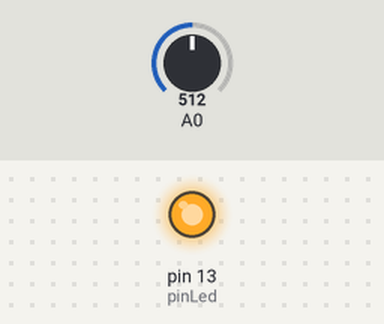
Bench run of a sketch on a simulated Arduino Uno, built with avr-gcc and run on an emulated ATmega328P. Parts: output pins drawn as LEDs (lit = HIGH). Inputs (shaded band) come from the test bench; at power-on: A0 = 512. What the sketch prints to the serial monitor is not drawn.

Above: at 0.1 s.
Timing chart, 0 to 1.6 s (numbered marks = the images above):
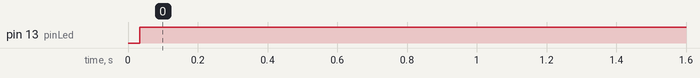

Measured:
- by itself, pin 13 (pinLed): LOW → HIGH at 0.03 s

The sketch:

pruebaSensor.ino
```cpp
#define DIVISOR 16
#define INTERVALO_PROM 32
#define CICLOS_ACTUALIZACION 128
#define MILLIS_ACTUALIZACION (INTERVALO_PROM * CICLOS_ACTUALIZACION)
#define LATIDOS_MINIMOS_VALIDOS 2

/*
  NOTA; Los latidos tienen la siguiente forma
    /\  __
  _/  \/  \__
*/

//#define PRUEBA_GRAFICA
#define PRUEBA_TEXTO

struct v_latids {
    unsigned int ciclo_inicio[CICLOS_ACTUALIZACION/2];
    unsigned int cantidad_latidos;
};
typedef struct v_latids vector_latidos;

int pinLed = LED_BUILTIN;
unsigned int umbral = 1;
bool en_latido = false;
bool primer_pulso = true;

void setup() {
  Serial.begin(9600);
  pinMode(pinLed, OUTPUT);
  digitalWrite(pinLed, LOW);
}

// Obtiene la lectura promedio
// por los siguientes INTERVALO_PROM ms
int get_promedio() {
  int avg = 0;
  for(int i = 0;i < DIVISOR;i++){
    avg+=analogRead(A0);
    delay(INTERVALO_PROM/DIVISOR);
  }
  return avg/DIVISOR;
}

void registrar_latido(struct v_latids &vector, unsigned int ciclo) {
    vector.ciclo_inicio[vector.cantidad_latidos] = ciclo;
    vector.cantidad_latidos++;
}

vector_latidos reg_latidos;

void loop() {
    reg_latidos.cantidad_latidos = 0;
    union {
        unsigned int avg;
        uint8_t arr[sizeof(int)];
    };
    // Cuenta la cantidad de latidos por MILLIS_ACTUALIZACION ms
    for (int ciclo = 0; ciclo < CICLOS_ACTUALIZACION; ciclo++) {
        // Obtiene promedio por INTERVALO_PROM ms
        avg = get_promedio();
        // Manda valor leído
        if (ciclo % 2 == 0) {
            #ifdef PRUEBA_GRAFICA
            Serial.write(arr, sizeof(int));
            #endif
            #ifdef PRUEBA_TEXTO
            Serial.write("-");
            #endif
        }
        //actualiza estado de latido y LED
        if (avg >= umbral) {
            if (!en_latido) {
                #ifdef PRUEBA_TEXTO
                Serial.write("a");
                #endif
                en_latido = true;
                registrar_latido(reg_latidos, ciclo);
                if (primer_pulso)
                  digitalWrite(pinLed, HIGH);
            }
        } else if (en_latido){
            en_latido = false;
            if (!primer_pulso)
              digitalWrite(pinLed, LOW);
            primer_pulso = !primer_pulso;
        }
    }
    unsigned int ritmo_cardiaco = 0;
    // Valida distancias entre latidos
    if (reg_latidos.cantidad_latidos >= LATIDOS_MINIMOS_VALIDOS) {

        // Cuenta el promedio de la cantidad de intervalos entre latidos
        int separacion_prom = 0;
        for (unsigned int i = 1; i < reg_latidos.cantidad_latidos; i++) {
            separacion_prom += reg_latidos.ciclo_inicio[i] - reg_latidos.ciclo_inicio[i-1];
        }
        separacion_prom = separacion_prom/reg_latidos.cantidad_latidos;

        // Halla la frecuencia cardiaca, la divide entre 2 porque cada pulso toma 2 intervalos
        ritmo_cardiaco = 60000/(2 * INTERVALO_PROM * separacion_prom);
        #ifdef PRUEBA_TEXTO
        Serial.print(separacion_prom);
        Serial.write(", ");
        Serial.print(reg_latidos.cantidad_latidos);
        Serial.write(", ");
        Serial.println(ritmo_cardiaco);
        #endif
    } else {
        #ifdef PRUEBA_TEXTO
        Serial.write("NO VALIDO\r\n");
        #endif
    }
}
```
